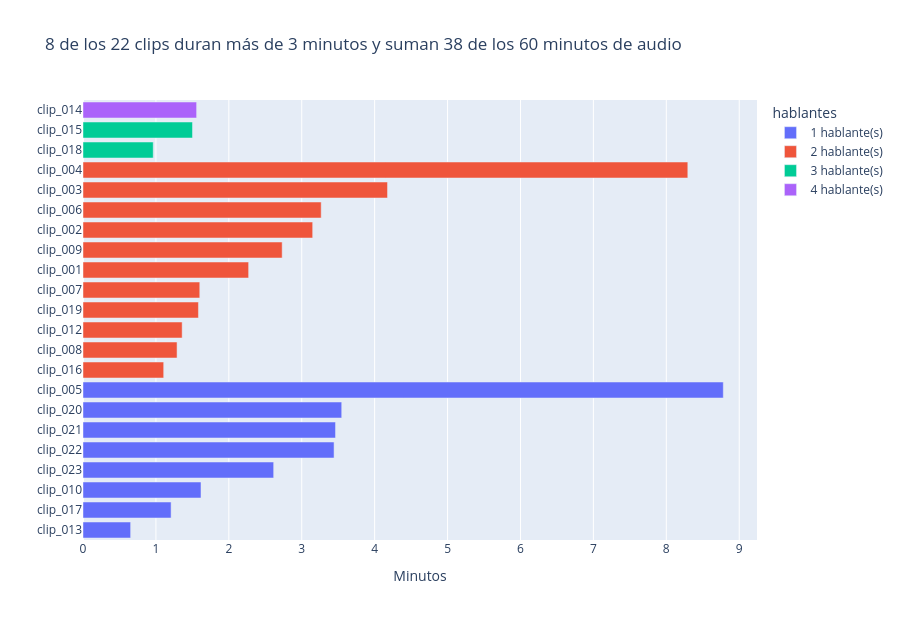

Notebook code cell kept with this figure:
### Code cell
dur = audios.assign(minutos=audios.duracion_seg / 60, hablantes=audios.n_hablantes.astype(str) + " hablante(s)")
largos = dur[dur.minutos > 3]
TITULO_2 = (f"{len(largos)} de los {len(dur)} clips duran más de 3 minutos y suman {largos.minutos.sum():.0f} "
            f"de los {dur.minutos.sum():.0f} minutos de audio")
fig = px.bar(dur.sort_values("minutos"), x="minutos", y="id", color="hablantes", orientation="h",
             hover_data=["licencia"], title=TITULO_2,
             category_orders={"hablantes": sorted(dur.hablantes.unique())})
fig.update_layout(xaxis_title="Minutos", yaxis_title="", height=620)
fig.update_yaxes(tickmode="linear")
guardar(fig, "duracion_por_clip")

### Figure 1 — Plotly figure (JSON) as saved in the notebook; plotly's stock layout.template omitted (floating-point values rounded to 4 significant figures)
{"data": [{"customdata": [["CC BY-SA 4.0"], ["CC BY-SA 4.0"], ["CC BY-SA 4.0"], ["CC BY 4.0"], ["CC BY 4.0"], ["CC BY 4.0"], ["CC BY 4.0"], ["CC BY-SA 4.0"]], "hovertemplate": "hablantes=1 hablante(s)<br>minutos=%{x}<br>id=%{y}<br>licencia=%{customdata[0]}<extra></extra>", "legendgroup": "1 hablante(s)", "marker": {"color": "#636efa", "pattern": {"shape": ""}}, "name": "1 hablante(s)", "orientation": "h", "showlegend": true, "textposition": "auto", "type": "bar", "x": [0.6533, 1.208, 1.618, 2.615, 3.443, 3.463, 3.548, 8.782], "xaxis": "x", "y": ["clip_013", "clip_017", "clip_010", "clip_023", "clip_022", "clip_021", "clip_020", "clip_005"], "yaxis": "y"}, {"customdata": [["CC BY-SA 4.0"], ["CC BY-SA 4.0"], ["CC BY-SA 4.0"], ["CC BY-SA 4.0"], ["CC BY-SA 4.0"], ["CC BY-SA 4.0"], ["CC BY-SA 4.0"], ["CC BY-SA 4.0"], ["CC BY-SA 4.0"], ["CC BY-SA 4.0"], ["CC BY-SA 4.0"]], "hovertemplate": "hablantes=2 hablante(s)<br>minutos=%{x}<br>id=%{y}<br>licencia=%{customdata[0]}<extra></extra>", "legendgroup": "2 hablante(s)", "marker": {"color": "#EF553B", "pattern": {"shape": ""}}, "name": "2 hablante(s)", "orientation": "h", "showlegend": true, "textposition": "auto", "type": "bar", "x": [1.107, 1.29, 1.36, 1.583, 1.602, 2.272, 2.732, 3.15, 3.267, 4.177, 8.295], "xaxis": "x", "y": ["clip_016", "clip_008", "clip_012", "clip_019", "clip_007", "clip_001", "clip_009", "clip_002", "clip_006", "clip_003", "clip_004"], "yaxis": "y"}, {"customdata": [["CC BY-SA 4.0"], ["CC BY-SA 4.0"]], "hovertemplate": "hablantes=3 hablante(s)<br>minutos=%{x}<br>id=%{y}<br>licencia=%{customdata[0]}<extra></extra>", "legendgroup": "3 hablante(s)", "marker": {"color": "#00cc96", "pattern": {"shape": ""}}, "name": "3 hablante(s)", "orientation": "h", "showlegend": true, "textposition": "auto", "type": "bar", "x": [0.9633, 1.502], "xaxis": "x", "y": ["clip_018", "clip_015"], "yaxis": "y"}, {"customdata": [["CC BY-SA 4.0"]], "hovertemplate": "hablantes=4 hablante(s)<br>minutos=%{x}<br>id=%{y}<br>licencia=%{customdata[0]}<extra></extra>", "legendgroup": "4 hablante(s)", "marker": {"color": "#ab63fa", "pattern": {"shape": ""}}, "name": "4 hablante(s)", "orientation": "h", "showlegend": true, "textposition": "auto", "type": "bar", "x": [1.558], "xaxis": "x", "y": ["clip_014"], "yaxis": "y"}], "layout": {"barmode": "relative", "height": 620, "legend": {"title": {"text": "hablantes"}, "tracegroupgap": 0}, "title": {"text": "8 de los 22 clips duran más de 3 minutos y suman 38 de los 60 minutos de audio"}, "xaxis": {"anchor": "y", "domain": [0.0, 1.0], "title": {"text": "Minutos"}}, "yaxis": {"anchor": "x", "domain": [0.0, 1.0], "tickmode": "linear", "title": {"text": ""}}}}
